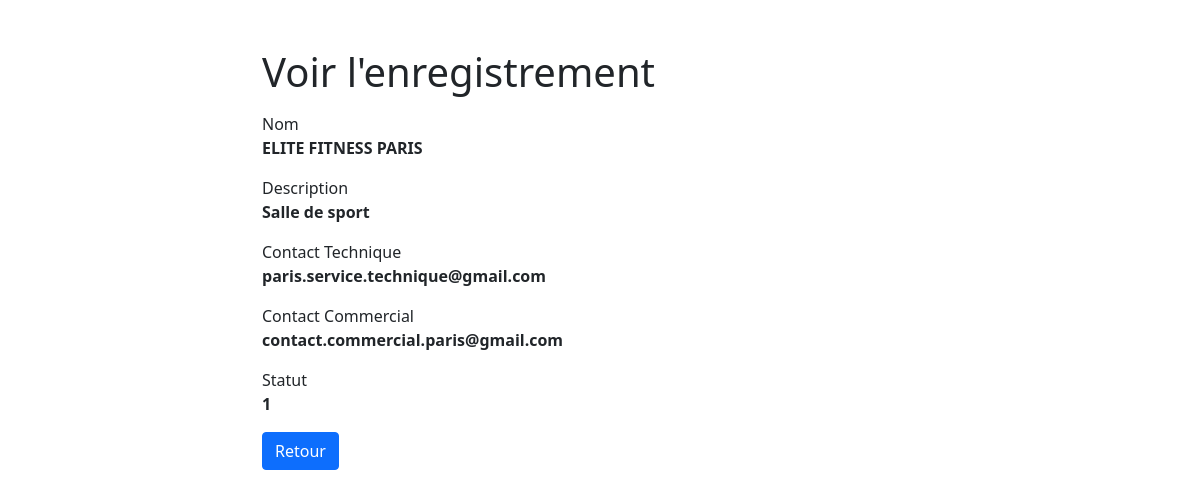
The page /elite-fitness/pages/crud_partenaires/read.php?id=1 on the database its author committed.
### tables this page shows
CREATE TABLE `partenaires` (
  `id` int(11) NOT NULL,
  `nom` varchar(100) NOT NULL,
  `descrip` varchar(100) NOT NULL,
  `ctechnique` varchar(100) NOT NULL,
  `ccommercial` varchar(50) NOT NULL,
  `statut` varchar(10) NOT NULL,
  `image` varchar(500) DEFAULT NULL
);

### elite-fitness/pages/crud_partenaires/read.php (the view, shortened to what this page needs)
<?php
if(isset($_GET["id"]) && !empty(trim($_GET["id"]))){
    require_once "config.php";
    $sql = "SELECT * FROM partenaires WHERE id = ?";
    if($stmt = mysqli_prepare($link, $sql)){
        mysqli_stmt_bind_param($stmt, "i", $param_id);
        if(mysqli_stmt_execute($stmt)){
            $result = mysqli_stmt_get_result($stmt);
            if(mysqli_num_rows($result) == 1){
                $row = mysqli_fetch_array($result, MYSQLI_ASSOC);
            } else{
                header("location: error.php");
                exit();
            }
        } else{
            echo "Oops! une erreur est survenue.";
        }
    }
} else{
    header("location: error.php");
    exit();
}
?>
<!DOCTYPE html>
<html lang="fr">
<head>
    <link href="https://cdn.jsdelivr.net/npm/bootstrap@5.1.3/dist/css/bootstrap.min.css" rel="stylesheet">
</head>
<body>
    <div class="wrapper">
        <div class="container-fluid">
            <div class="row">
                <div class="col-md-12">
                    <h1 class="mt-5 mb-3">Voir l'enregistrement</h1>
                        <div class="form-group">
                        <label>Nom</label>
                        <p><b><?php echo $row["nom"]; ?></b></p>
                    </div>
                    <div class="form-group">
                        <label>Description</label>
                        <p><b><?php echo $row["descrip"]; ?></b></p>
                    </div>
                    <div class="form-group">
                        <label>Contact Technique</label>
                        <p><b><?php echo $row["ctechnique"]; ?></b></p>
                    </div>
                    <div class="form-group">
                        <label>Contact Commercial</label>
                        <p><b><?php echo $row["ccommercial"]; ?></b></p>
                    </div>
                    <div class="form-group">
                        <label>Statut</label>
                        <p><b><?php echo $row["statut"]; ?></b></p>
                    </div>
                    <p><a href="../modif_partenaires.php" class="btn btn-primary">Retour</a></p>
                </div>
            </div>
        </div>
    </div>
</body>
</html>

### elite-fitness/pages/crud_partenaires/read.php (style rules this page uses)
.wrapper { width: 700px; margin: 0 auto; }

### rows shown on the page
partenaires: nom "ELITE FITNESS PARIS", descrip "Salle de sport", ctechnique "paris.service.technique@gmail.com", ccommercial "contact.commercial.paris@gmail.com", statut "1"
